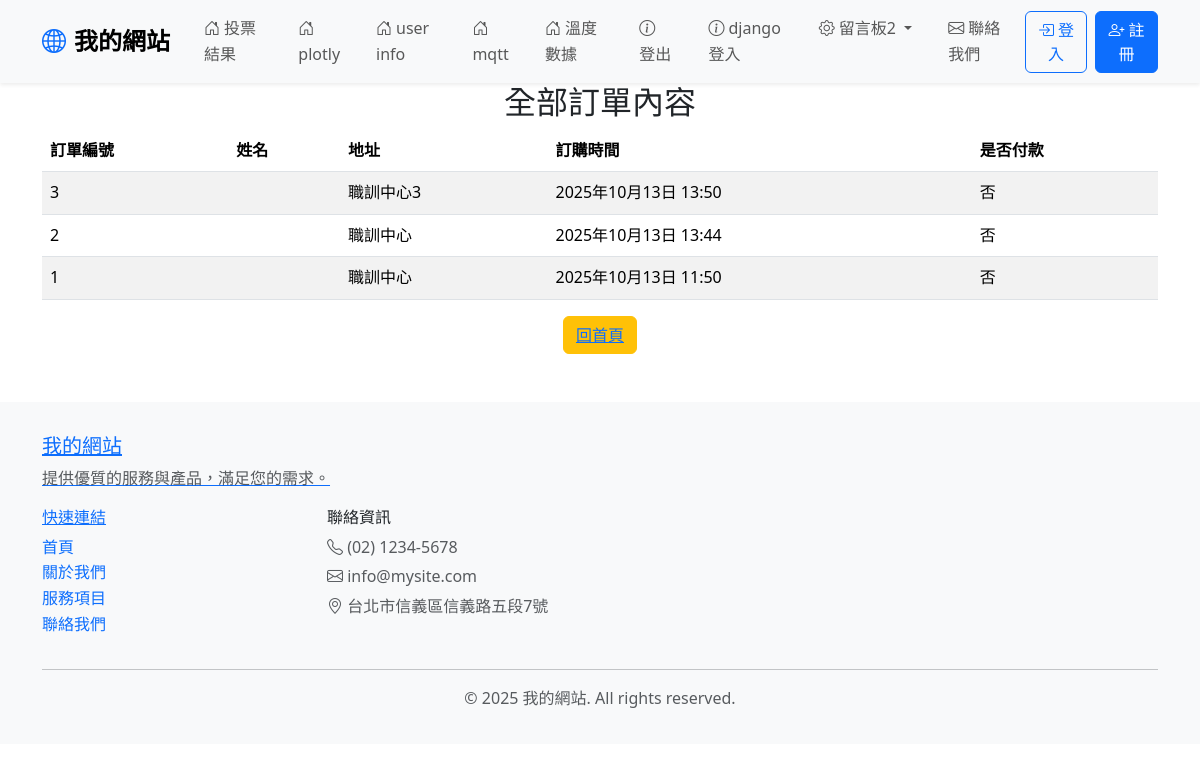
Page /myorders/ (signed in) on the earlier database version.
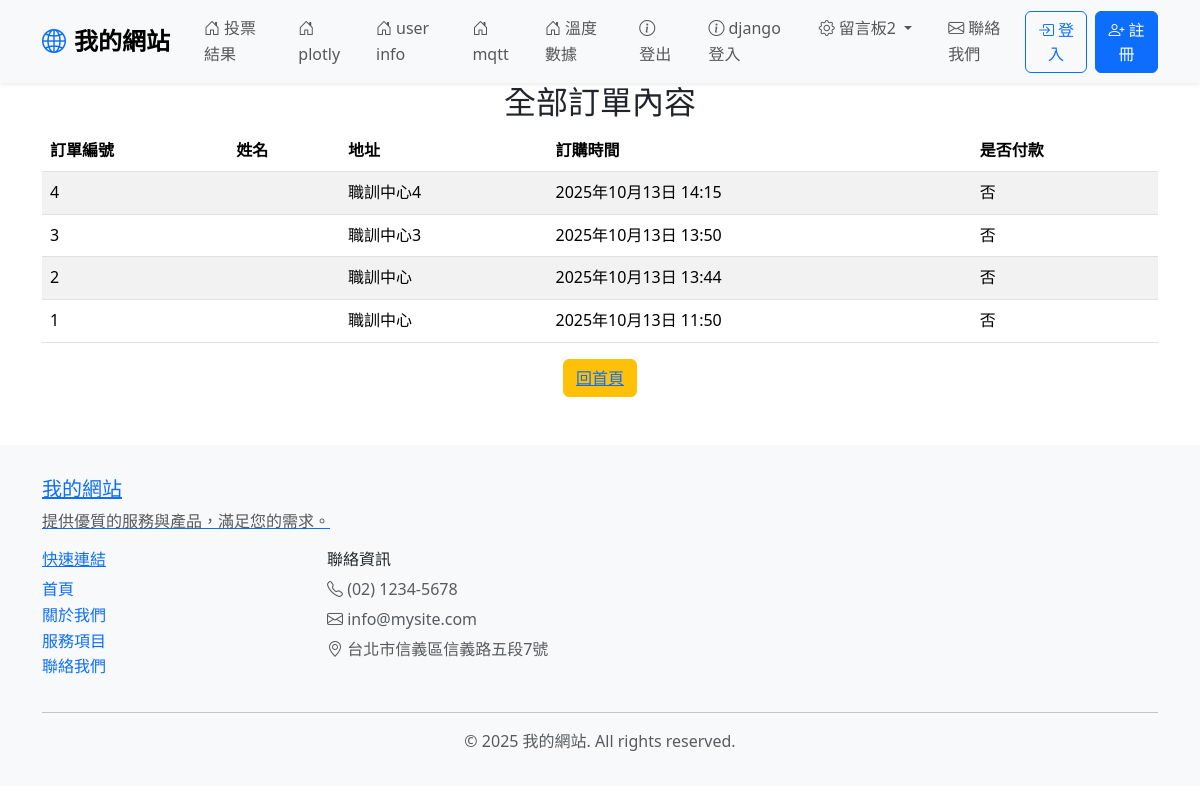
Same page on the later database version.
### mysite/models.py (models this page shows, shortened)
class Order(models.Model):
    user = models.ForeignKey(auth.models.User, on_delete=models.CASCADE)
    full_name = models.CharField(max_length=20)
    address = models.CharField(max_length=200)
    phone = models.CharField(max_length=15)
    created_at = models.DateTimeField(auto_now_add=True)
    updated_at = models.DateTimeField(auto_now=True)
    paid = models.BooleanField(default=False)
    class Meta:
        ordering = ('-created_at',)

### mysite/views.py (the view)
# urls.py: path('myorders/', views.my_orders, name='myorders-url'),
def my_orders(request):
    all_categories = models.Category.objects.all()
    orders = models.Order.objects.filter(user=request.user)
    return render(request, 'myorders.html', locals())

### templates/myorders.html (shortened to what this page needs)
{% extends "base.html" %}
{% load cart_tag %}
{% block content %}
<div class='container' align=center>
    <h2>全部訂單內容</h2>
    <table class="table table-striped">
        <thead>
            <tr>
                <th scope="col">訂單編號</th>
                <th scope="col">姓名</th>
                <th scope="col">地址</th>
                <th scope="col">訂購時間</th>
                <th scope="col">是否付款</th>
            </tr>
        </thead>
        <tbody>
            {% for order in orders %}
            <tr>
                <td>{{ order.id }}</td>
                <td>{{ order.name }}</td>
                <td>{{ order.address }}</td>
                <td>{{ order.created_at }}</td>
                <td>{{ order.paid | yesno:"是,否" }}</td>
            </tr>
            {% endfor %}
        </tbody>
    </table>
    <button class='btn btn-warning'><a href='/'>回首頁</button>
</div>
{% endblock content %}

Differences in the rows shown:
added Order: id "4", address "職訓中心4", created_at "2025年10月13日 14:15", paid "否"
